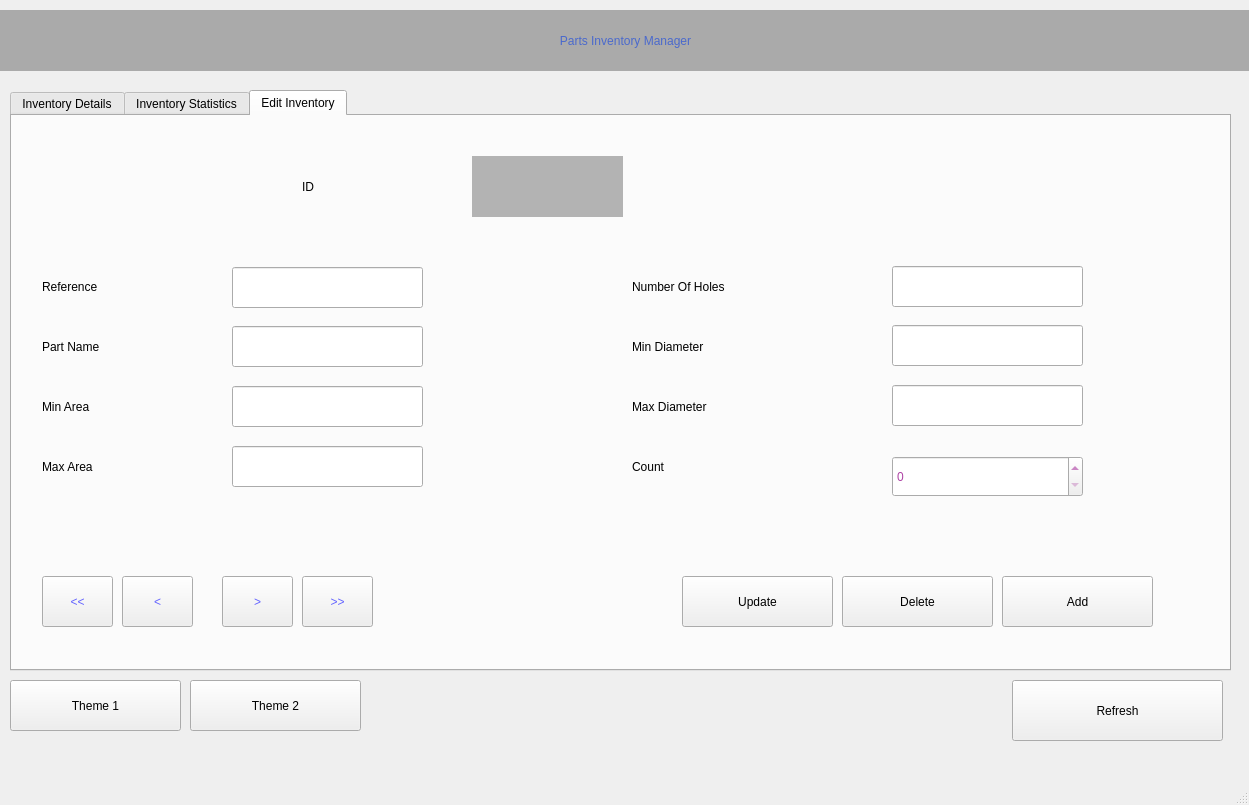
<?xml version="1.0" encoding="UTF-8"?>
<ui version="4.0">
 <class>MainWindow</class>
 <widget class="QMainWindow" name="MainWindow">
  <property name="geometry">
   <rect>
    <x>0</x>
    <y>0</y>
    <width>1249</width>
    <height>805</height>
   </rect>
  </property>
  <property name="windowTitle">
   <string>Parts Inventory Manager</string>
  </property>
  <property name="styleSheet">
   <string notr="true"/>
  </property>
  <widget class="QWidget" name="centralwidget">
   <widget class="QTabWidget" name="tabWidget">
    <property name="geometry">
     <rect>
      <x>10</x>
      <y>90</y>
      <width>1221</width>
      <height>581</height>
     </rect>
    </property>
    <property name="styleSheet">
     <string notr="true">font: 16pt &quot;Century Gothic&quot;;</string>
    </property>
    <property name="currentIndex">
     <number>2</number>
    </property>
    <widget class="QWidget" name="tab">
     <attribute name="title">
      <string>Inventory Details</string>
     </attribute>
     <widget class="QLabel" name="label_2">
      <property name="geometry">
       <rect>
        <x>10</x>
        <y>10</y>
        <width>741</width>
        <height>41</height>
       </rect>
      </property>
      <property name="text">
       <string>Search of references with count level lower of equal to:</string>
      </property>
     </widget>
     <widget class="QTableWidget" name="table">
      <property name="geometry">
       <rect>
        <x>10</x>
        <y>70</y>
        <width>1191</width>
        <height>461</height>
       </rect>
      </property>
      <property name="styleSheet">
       <string notr="true">font: 10pt &quot;Century Gothic&quot;;</string>
      </property>
      <column>
       <property name="text">
        <string>ID</string>
       </property>
      </column>
      <column>
       <property name="text">
        <string>Reference</string>
       </property>
      </column>
      <column>
       <property name="text">
        <string>Part Name</string>
       </property>
      </column>
      <column>
       <property name="text">
        <string>Min Area</string>
       </property>
      </column>
      <column>
       <property name="text">
        <string>Max Area</string>
       </property>
      </column>
      <column>
       <property name="text">
        <string>Nbr of Holes</string>
       </property>
      </column>
      <column>
       <property name="text">
        <string>Min Diameter</string>
       </property>
      </column>
      <column>
       <property name="text">
        <string>Max Diameter</string>
       </property>
      </column>
      <column>
       <property name="text">
        <string>Count</string>
       </property>
      </column>
     </widget>
     <widget class="QSpinBox" name="count_filter_txt">
      <property name="geometry">
       <rect>
        <x>820</x>
        <y>10</y>
        <width>121</width>
        <height>41</height>
       </rect>
      </property>
     </widget>
     <widget class="QPushButton" name="search_btn">
      <property name="geometry">
       <rect>
        <x>960</x>
        <y>10</y>
        <width>241</width>
        <height>41</height>
       </rect>
      </property>
      <property name="text">
       <string>Search</string>
      </property>
     </widget>
    </widget>
    <widget class="QWidget" name="tab_3">
     <attribute name="title">
      <string>Inventory Statistics</string>
     </attribute>
     <widget class="QLabel" name="label_3">
      <property name="geometry">
       <rect>
        <x>30</x>
        <y>30</y>
        <width>281</width>
        <height>61</height>
       </rect>
      </property>
      <property name="text">
       <string>Number of Referece</string>
      </property>
     </widget>
     <widget class="QLabel" name="label_4">
      <property name="geometry">
       <rect>
        <x>30</x>
        <y>150</y>
        <width>291</width>
        <height>61</height>
       </rect>
      </property>
      <property name="text">
       <string>&lt;html&gt;&lt;head/&gt;&lt;body&gt;&lt;p&gt;Number of parts type&lt;/p&gt;&lt;/body&gt;&lt;/html&gt;</string>
      </property>
     </widget>
     <widget class="QLabel" name="label_5">
      <property name="geometry">
       <rect>
        <x>530</x>
        <y>150</y>
        <width>291</width>
        <height>61</height>
       </rect>
      </property>
      <property name="text">
       <string>&lt;html&gt;&lt;head/&gt;&lt;body&gt;&lt;p&gt;Max. Number of Holes&lt;/p&gt;&lt;/body&gt;&lt;/html&gt;</string>
      </property>
     </widget>
     <widget class="QLabel" name="label_6">
      <property name="geometry">
       <rect>
        <x>530</x>
        <y>30</y>
        <width>281</width>
        <height>61</height>
       </rect>
      </property>
      <property name="text">
       <string>Min. Number of Holes</string>
      </property>
     </widget>
     <widget class="QLabel" name="lbl_ref_nbr">
      <property name="geometry">
       <rect>
        <x>350</x>
        <y>30</y>
        <width>51</width>
        <height>61</height>
       </rect>
      </property>
      <property name="styleSheet">
       <string notr="true">font: 24pt &quot;Century Gothic&quot;;
color: rgb(100, 100, 255);</string>
      </property>
      <property name="text">
       <string>0</string>
      </property>
     </widget>
     <widget class="QLabel" name="lbl_parts_nbr">
      <property name="geometry">
       <rect>
        <x>350</x>
        <y>150</y>
        <width>51</width>
        <height>61</height>
       </rect>
      </property>
      <property name="styleSheet">
       <string notr="true">font: 24pt &quot;Century Gothic&quot;;
color: rgb(100, 100, 255);</string>
      </property>
      <property name="text">
       <string>0</string>
      </property>
     </widget>
     <widget class="QLabel" name="lbl_max_hole">
      <property name="geometry">
       <rect>
        <x>850</x>
        <y>150</y>
        <width>51</width>
        <height>61</height>
       </rect>
      </property>
      <property name="styleSheet">
       <string notr="true">font: 24pt &quot;Century Gothic&quot;;
color: rgb(100, 100, 255);</string>
      </property>
      <property name="text">
       <string>0</string>
      </property>
     </widget>
     <widget class="QLabel" name="lbl_min_hole">
      <property name="geometry">
       <rect>
        <x>850</x>
        <y>30</y>
        <width>51</width>
        <height>61</height>
       </rect>
      </property>
      <property name="styleSheet">
       <string notr="true">font: 24pt &quot;Century Gothic&quot;;
color: rgb(100, 100, 255);</string>
      </property>
      <property name="text">
       <string>0</string>
      </property>
     </widget>
     <widget class="QLabel" name="lbl_min_hole_2">
      <property name="geometry">
       <rect>
        <x>1020</x>
        <y>30</y>
        <width>131</width>
        <height>61</height>
       </rect>
      </property>
      <property name="styleSheet">
       <string notr="true">font: 24pt &quot;Century Gothic&quot;;
color: rgb(100, 100, 255);</string>
      </property>
      <property name="text">
       <string>REF</string>
      </property>
     </widget>
     <widget class="QLabel" name="lbl_max_hole_2">
      <property name="geometry">
       <rect>
        <x>1020</x>
        <y>150</y>
        <width>141</width>
        <height>61</height>
       </rect>
      </property>
      <property name="styleSheet">
       <string notr="true">font: 24pt &quot;Century Gothic&quot;;
color: rgb(100, 100, 255);</string>
      </property>
      <property name="text">
       <string>REF</string>
      </property>
     </widget>
     <widget class="QTableWidget" name="table2">
      <property name="geometry">
       <rect>
        <x>20</x>
        <y>300</y>
        <width>961</width>
        <height>192</height>
       </rect>
      </property>
      <property name="styleSheet">
       <string notr="true">font: 11pt &quot;Century Gothic&quot;;</string>
      </property>
      <column>
       <property name="text">
        <string>Reference</string>
       </property>
      </column>
      <column>
       <property name="text">
        <string>Part Name</string>
       </property>
      </column>
      <column>
       <property name="text">
        <string>Count</string>
       </property>
      </column>
     </widget>
     <widget class="QLabel" name="label_13">
      <property name="geometry">
       <rect>
        <x>30</x>
        <y>255</y>
        <width>671</width>
        <height>31</height>
       </rect>
      </property>
      <property name="text">
       <string>Top 3 Reference with minimum iventory level</string>
      </property>
     </widget>
     <widget class="QPushButton" name="check_btn">
      <property name="geometry">
       <rect>
        <x>1000</x>
        <y>300</y>
        <width>191</width>
        <height>191</height>
       </rect>
      </property>
      <property name="text">
       <string>Check</string>
      </property>
     </widget>
    </widget>
    <widget class="QWidget" name="tab_2">
     <attribute name="title">
      <string>Edit Inventory</string>
     </attribute>
     <widget class="QLabel" name="label_7">
      <property name="geometry">
       <rect>
        <x>30</x>
        <y>140</y>
        <width>251</width>
        <height>61</height>
       </rect>
      </property>
      <property name="text">
       <string>Reference</string>
      </property>
     </widget>
     <widget class="QLabel" name="label_8">
      <property name="geometry">
       <rect>
        <x>30</x>
        <y>200</y>
        <width>251</width>
        <height>61</height>
       </rect>
      </property>
      <property name="text">
       <string>Part Name</string>
      </property>
     </widget>
     <widget class="QLabel" name="label_9">
      <property name="geometry">
       <rect>
        <x>30</x>
        <y>260</y>
        <width>251</width>
        <height>61</height>
       </rect>
      </property>
      <property name="text">
       <string>Min Area</string>
      </property>
     </widget>
     <widget class="QLabel" name="label_10">
      <property name="geometry">
       <rect>
        <x>30</x>
        <y>320</y>
        <width>251</width>
        <height>61</height>
       </rect>
      </property>
      <property name="text">
       <string>Max Area</string>
      </property>
     </widget>
     <widget class="QLabel" name="label_11">
      <property name="geometry">
       <rect>
        <x>620</x>
        <y>200</y>
        <width>251</width>
        <height>61</height>
       </rect>
      </property>
      <property name="text">
       <string>Min Diameter</string>
      </property>
     </widget>
     <widget class="QLabel" name="label_12">
      <property name="geometry">
       <rect>
        <x>620</x>
        <y>320</y>
        <width>251</width>
        <height>61</height>
       </rect>
      </property>
      <property name="text">
       <string>Count</string>
      </property>
     </widget>
     <widget class="QLabel" name="label_14">
      <property name="geometry">
       <rect>
        <x>620</x>
        <y>140</y>
        <width>251</width>
        <height>61</height>
       </rect>
      </property>
      <property name="text">
       <string>Number Of Holes</string>
      </property>
     </widget>
     <widget class="QLabel" name="label_15">
      <property name="geometry">
       <rect>
        <x>620</x>
        <y>260</y>
        <width>251</width>
        <height>61</height>
       </rect>
      </property>
      <property name="text">
       <string>Max Diameter</string>
      </property>
     </widget>
     <widget class="QLabel" name="label_16">
      <property name="geometry">
       <rect>
        <x>290</x>
        <y>40</y>
        <width>151</width>
        <height>61</height>
       </rect>
      </property>
      <property name="text">
       <string>ID</string>
      </property>
     </widget>
     <widget class="QLineEdit" name="reference">
      <property name="geometry">
       <rect>
        <x>220</x>
        <y>151</y>
        <width>191</width>
        <height>41</height>
       </rect>
      </property>
      <property name="styleSheet">
       <string notr="true">font: 14pt &quot;Century Gothic&quot;;
color: rgb(173, 66, 164);</string>
      </property>
      <property name="text">
       <string/>
      </property>
     </widget>
     <widget class="QLineEdit" name="part_name">
      <property name="geometry">
       <rect>
        <x>220</x>
        <y>210</y>
        <width>191</width>
        <height>41</height>
       </rect>
      </property>
      <property name="styleSheet">
       <string notr="true">font: 14pt &quot;Century Gothic&quot;;
color: rgb(173, 66, 164);</string>
      </property>
      <property name="text">
       <string/>
      </property>
     </widget>
     <widget class="QLineEdit" name="min_area">
      <property name="geometry">
       <rect>
        <x>220</x>
        <y>270</y>
        <width>191</width>
        <height>41</height>
       </rect>
      </property>
      <property name="styleSheet">
       <string notr="true">font: 14pt &quot;Century Gothic&quot;;
color: rgb(173, 66, 164);</string>
      </property>
      <property name="text">
       <string/>
      </property>
     </widget>
     <widget class="QLineEdit" name="max_area">
      <property name="geometry">
       <rect>
        <x>220</x>
        <y>330</y>
        <width>191</width>
        <height>41</height>
       </rect>
      </property>
      <property name="styleSheet">
       <string notr="true">font: 14pt &quot;Century Gothic&quot;;
color: rgb(173, 66, 164);</string>
      </property>
      <property name="text">
       <string/>
      </property>
     </widget>
     <widget class="QLineEdit" name="number_of_holes">
      <property name="geometry">
       <rect>
        <x>880</x>
        <y>150</y>
        <width>191</width>
        <height>41</height>
       </rect>
      </property>
      <property name="styleSheet">
       <string notr="true">font: 14pt &quot;Century Gothic&quot;;
color: rgb(173, 66, 164);</string>
      </property>
      <property name="text">
       <string/>
      </property>
     </widget>
     <widget class="QLineEdit" name="max_diameter">
      <property name="geometry">
       <rect>
        <x>880</x>
        <y>269</y>
        <width>191</width>
        <height>41</height>
       </rect>
      </property>
      <property name="styleSheet">
       <string notr="true">font: 14pt &quot;Century Gothic&quot;;
color: rgb(173, 66, 164);</string>
      </property>
      <property name="text">
       <string/>
      </property>
     </widget>
     <widget class="QLineEdit" name="min_diameter">
      <property name="geometry">
       <rect>
        <x>880</x>
        <y>209</y>
        <width>191</width>
        <height>41</height>
       </rect>
      </property>
      <property name="styleSheet">
       <string notr="true">font: 14pt &quot;Century Gothic&quot;;
color: rgb(173, 66, 164);</string>
      </property>
      <property name="text">
       <string/>
      </property>
     </widget>
     <widget class="QLabel" name="id">
      <property name="geometry">
       <rect>
        <x>460</x>
        <y>40</y>
        <width>151</width>
        <height>61</height>
       </rect>
      </property>
      <property name="styleSheet">
       <string notr="true">background-color: rgb(179, 179, 179);</string>
      </property>
      <property name="text">
       <string/>
      </property>
     </widget>
     <widget class="QSpinBox" name="count">
      <property name="geometry">
       <rect>
        <x>880</x>
        <y>340</y>
        <width>191</width>
        <height>41</height>
       </rect>
      </property>
      <property name="styleSheet">
       <string notr="true">font: 14pt &quot;Century Gothic&quot;;
color: rgb(173, 66, 164);</string>
      </property>
     </widget>
     <widget class="QPushButton" name="next_btn">
      <property name="geometry">
       <rect>
        <x>210</x>
        <y>460</y>
        <width>71</width>
        <height>51</height>
       </rect>
      </property>
      <property name="styleSheet">
       <string notr="true">font: 75 18pt &quot;MS Shell Dlg 2&quot;;
color: rgb(100, 100, 255);</string>
      </property>
      <property name="text">
       <string>&gt;</string>
      </property>
     </widget>
     <widget class="QPushButton" name="last_btn">
      <property name="geometry">
       <rect>
        <x>290</x>
        <y>460</y>
        <width>71</width>
        <height>51</height>
       </rect>
      </property>
      <property name="styleSheet">
       <string notr="true">font: 75 18pt &quot;MS Shell Dlg 2&quot;;
color: rgb(100, 100, 255);</string>
      </property>
      <property name="text">
       <string>&gt;&gt;</string>
      </property>
     </widget>
     <widget class="QPushButton" name="first_btn">
      <property name="geometry">
       <rect>
        <x>30</x>
        <y>460</y>
        <width>71</width>
        <height>51</height>
       </rect>
      </property>
      <property name="styleSheet">
       <string notr="true">font: 75 18pt &quot;MS Shell Dlg 2&quot;;
color: rgb(100, 100, 255);</string>
      </property>
      <property name="text">
       <string>&lt;&lt;</string>
      </property>
     </widget>
     <widget class="QPushButton" name="previous_btn">
      <property name="geometry">
       <rect>
        <x>110</x>
        <y>460</y>
        <width>71</width>
        <height>51</height>
       </rect>
      </property>
      <property name="styleSheet">
       <string notr="true">font: 75 18pt &quot;MS Shell Dlg 2&quot;;
color: rgb(100, 100, 255);</string>
      </property>
      <property name="text">
       <string>&lt;</string>
      </property>
     </widget>
     <widget class="QPushButton" name="update_btn">
      <property name="geometry">
       <rect>
        <x>670</x>
        <y>460</y>
        <width>151</width>
        <height>51</height>
       </rect>
      </property>
      <property name="text">
       <string>Update</string>
      </property>
     </widget>
     <widget class="QPushButton" name="delete_btn">
      <property name="geometry">
       <rect>
        <x>830</x>
        <y>460</y>
        <width>151</width>
        <height>51</height>
       </rect>
      </property>
      <property name="text">
       <string>Delete</string>
      </property>
     </widget>
     <widget class="QPushButton" name="add_btn">
      <property name="geometry">
       <rect>
        <x>990</x>
        <y>460</y>
        <width>151</width>
        <height>51</height>
       </rect>
      </property>
      <property name="text">
       <string>Add</string>
      </property>
     </widget>
    </widget>
   </widget>
   <widget class="QLabel" name="label">
    <property name="geometry">
     <rect>
      <x>-10</x>
      <y>10</y>
      <width>1271</width>
      <height>61</height>
     </rect>
    </property>
    <property name="styleSheet">
     <string notr="true">font: 75 30pt &quot;Century Gothic&quot;;
background-color: rgb(170, 170, 170);
color: rgb(74, 105, 204);</string>
    </property>
    <property name="text">
     <string>Parts Inventory Manager</string>
    </property>
    <property name="alignment">
     <set>Qt::AlignCenter</set>
    </property>
   </widget>
   <widget class="QPushButton" name="refresh_btn">
    <property name="geometry">
     <rect>
      <x>1012</x>
      <y>680</y>
      <width>211</width>
      <height>61</height>
     </rect>
    </property>
    <property name="styleSheet">
     <string notr="true">font: 16pt &quot;Century Gothic&quot;;</string>
    </property>
    <property name="text">
     <string>Refresh</string>
    </property>
   </widget>
   <widget class="QLabel" name="label_17">
    <property name="geometry">
     <rect>
      <x>1054</x>
      <y>0</y>
      <width>161</width>
      <height>131</height>
     </rect>
    </property>
    <property name="text">
     <string/>
    </property>
    <property name="pixmap">
     <pixmap>icon-spare-parts.png</pixmap>
    </property>
    <property name="scaledContents">
     <bool>true</bool>
    </property>
   </widget>
   <widget class="QPushButton" name="refresh_btn_2">
    <property name="geometry">
     <rect>
      <x>10</x>
      <y>680</y>
      <width>171</width>
      <height>51</height>
     </rect>
    </property>
    <property name="styleSheet">
     <string notr="true">font: 12pt &quot;Century Gothic&quot;;</string>
    </property>
    <property name="text">
     <string>Theme 1</string>
    </property>
   </widget>
   <widget class="QPushButton" name="refresh_btn_3">
    <property name="geometry">
     <rect>
      <x>190</x>
      <y>680</y>
      <width>171</width>
      <height>51</height>
     </rect>
    </property>
    <property name="styleSheet">
     <string notr="true">font: 12pt &quot;Century Gothic&quot;;</string>
    </property>
    <property name="text">
     <string>Theme 2</string>
    </property>
   </widget>
  </widget>
  <widget class="QMenuBar" name="menubar">
   <property name="geometry">
    <rect>
     <x>0</x>
     <y>0</y>
     <width>1249</width>
     <height>26</height>
    </rect>
   </property>
  </widget>
  <widget class="QStatusBar" name="statusbar"/>
 </widget>
 <resources/>
 <connections/>
</ui>
